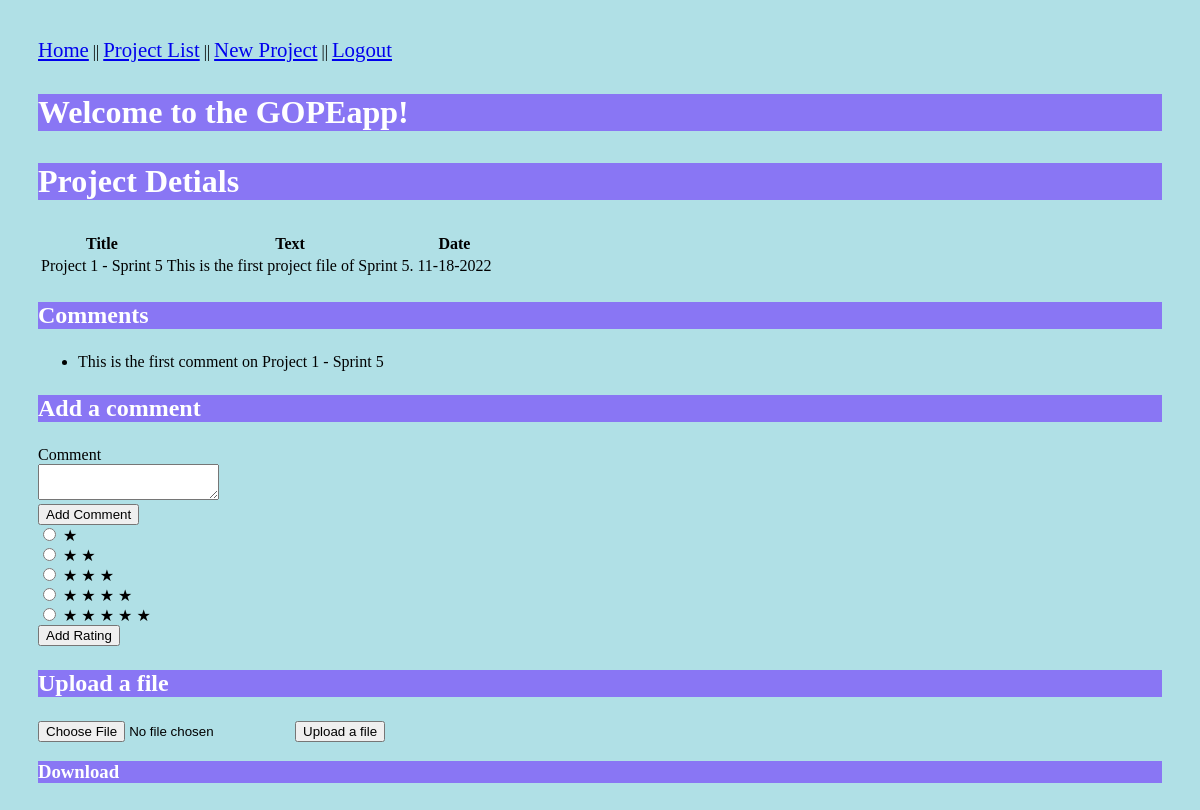
Before: /notes/1 (signed in) with the older database file.
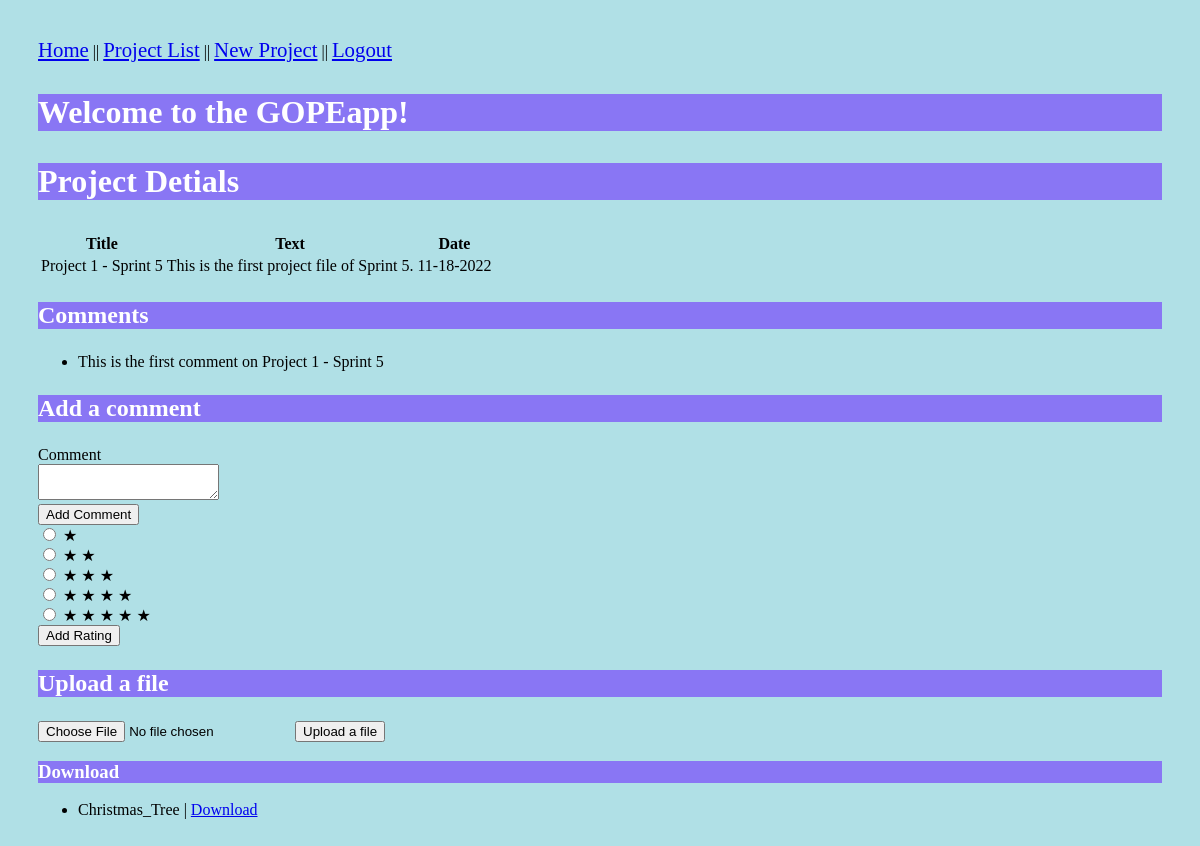
After: the same page with the newer database file.
### models.py (models this page shows, shortened)
class Comment(db.Model):
    id = db.Column(db.Integer, primary_key=True)
    date_posted = db.Column(db.DateTime, nullable=False)
    content = db.Column(db.VARCHAR, nullable=False)
    note_id = db.Column(db.Integer, db.ForeignKey("note.id"), nullable=False)
    user_id = db.Column(db.Integer, db.ForeignKey("user.id"), nullable=False)

class Upload(db.Model):
    id = db.Column(db.Integer, primary_key=True)
    img = db.Column(db.LargeBinary, unique=True, nullable=False)
    name = db.Column(db.Text, nullable=False)
    mimetype = db.Column(db.Text, nullable=False)
    note_id = db.Column(db.Integer, db.ForeignKey("note.id"), nullable=False)
    user_id = db.Column(db.Integer, db.ForeignKey("user.id"), nullable=False)

### ITSC_3155_Group26_Project.py (the view)
@app.route('/notes/<note_id>')
def get_note(note_id):
    if session.get('user'):
        my_note = db.session.query(Note).filter_by(id=note_id, user_id=session['user_id']).one()
        form = CommentForm()
        return render_template('note.html', note=my_note, user=session['user'], form=form)
    else:
        return redirect(url_for('login'))

### forms.py
class CommentForm(FlaskForm):
    class Meta:
        csrf = False
    comment = TextAreaField('Comment', validators=[Length(min=1)])
    rating = StringField('Rating')
    fileUpload = FileField('Upload')
    submit = SubmitField('Add Comment')

### templates/note.html (shortened to what this page needs)
<!DOCTYPE html>
<html lang="en">
    <head>
        <link rel="stylesheet" href="{{ url_for('static', filename='main.css') }}">
    </head>
    <body style="background-color:powderblue;">
	  <nav>
		<a style="font-size:130%;" style="background-color: #8976f4;" style="color:rgb(101, 101, 241);" href="{{ url_for('index') }}"> Home</a> ||
		<a style="font-size:130%;" style="background-color: #8976f4;" style="color:rgb(101, 101, 241);" href="{{ url_for('get_notes') }}"> Project List</a> ||
		<a style="font-size:130%;" style="background-color: #8976f4;" style="color:rgb(101, 101, 241);" href="{{ url_for('new_note') }}"> New Project</a> ||
		<a style="font-size:130%;" style="background-color: #8976f4;" style="color:rgb(101, 101, 241);" href="{{ url_for('logout') }}">Logout</a>
	  </nav>
	  <h1 style="color:rgb(255, 255, 255);"><p style="background-color: #8976f4">Welcome {{user.name}} to the GOPEapp!</h1>
        <h1 style="color:rgb(255, 255, 255);"><p style="background-color: #8976f4">Project Detials</h1>
        <table>
            <tr>
                <th>Title</th>
                <th>Text</th>
                <th>Date</th>
            </tr>
            <tr>
                <td>{{ note.title }}</td>
                <td>{{ note.text }}</td>
                <td>{{ note.date }}</td>
            </tr>
        </table>
	  {% if note.comments %}
  		{% if note.comments|length > 0 %}
    			<h2 style="color:rgb(255, 255, 255);"><p style="background-color: #8976f4">Comments</h2>
    			<ul>
    			{% for comment in note.comments %}
      			<li>{{ comment.content }}</li>
    			{% endfor %}
    			</ul>
  		{% endif %}
	  {% endif %}
	  <form action="{{ url_for('new_comment', note_id=note.id) }}" method="post">
  		<div class="formwrapper">
    			<h2 style="color:rgb(255, 255, 255);"><p style="background-color: #8976f4" class="title">Add a comment</h2>
   		 	<div class="form-field">
      			{{ form.comment.label }} <br/> {{ form.comment }}
    			</div>
    			{{ form.submit }}
  		</div>
	  </form>
	  <form action="{{ url_for('new_rating', note_id=note.id) }}" method="post">
		<div class="formwrapper">
			<label>
			<input type="radio" name="rating" value="★" />
			<span class="star">★</span>
			</label>
			<label>
			<input type="radio" name="rating" value="★★" />
			<span class="star">★</span>
			<span class="star">★</span>
			</label>
			<label>
			<input type="radio" name="rating" value="★★★" />
			<span class="star">★</span>
			<span class="star">★</span>
			<span class="star">★</span>
			</label>
			<label>
			<input type="radio" name="rating" value="★★★★" />
			<span class="star">★</span>
			<span class="star">★</span>
			<span class="star">★</span>
			<span class="star">★</span>
			</label>
			<label>
			<input type="radio" name="rating" value="★★★★★" />
			<span class="star">★</span>
			<span class="star">★</span>
			<span class="star">★</span>
			<span class="star">★</span>
			<span class="star">★</span>
			</label>
			<input type="submit" value="Add Rating"/>
		</div>
	  </form>
	  <h2 style="color:rgb(255, 255, 255);"><p style="background-color: #8976f4" class="title">Upload a file</h2>
	  <form action="{{ url_for('upload', note_id=note.id) }}" method="POST" enctype="multipart/form-data">
	  	<input type="file" name="file">
		<input type="submit" value="Upload a file">
		<h3 style="color:rgb(255, 255, 255);"><p style="background-color: #8976f4" class="title">Download</h3>
			{% for upload in note.uploads %}
	  			<ul>
					<li>
						{{ upload.name.rsplit('.', 1)[0] }} | <a href="{{ url_for('download', upload_id=upload.id) }}">Download</a>
					</li>
				</ul>
	  		{% endfor %}
	  </form>
    </body>
</html>

Changed rows visible on the page:
added Upload: name "Christmas_Tree"
